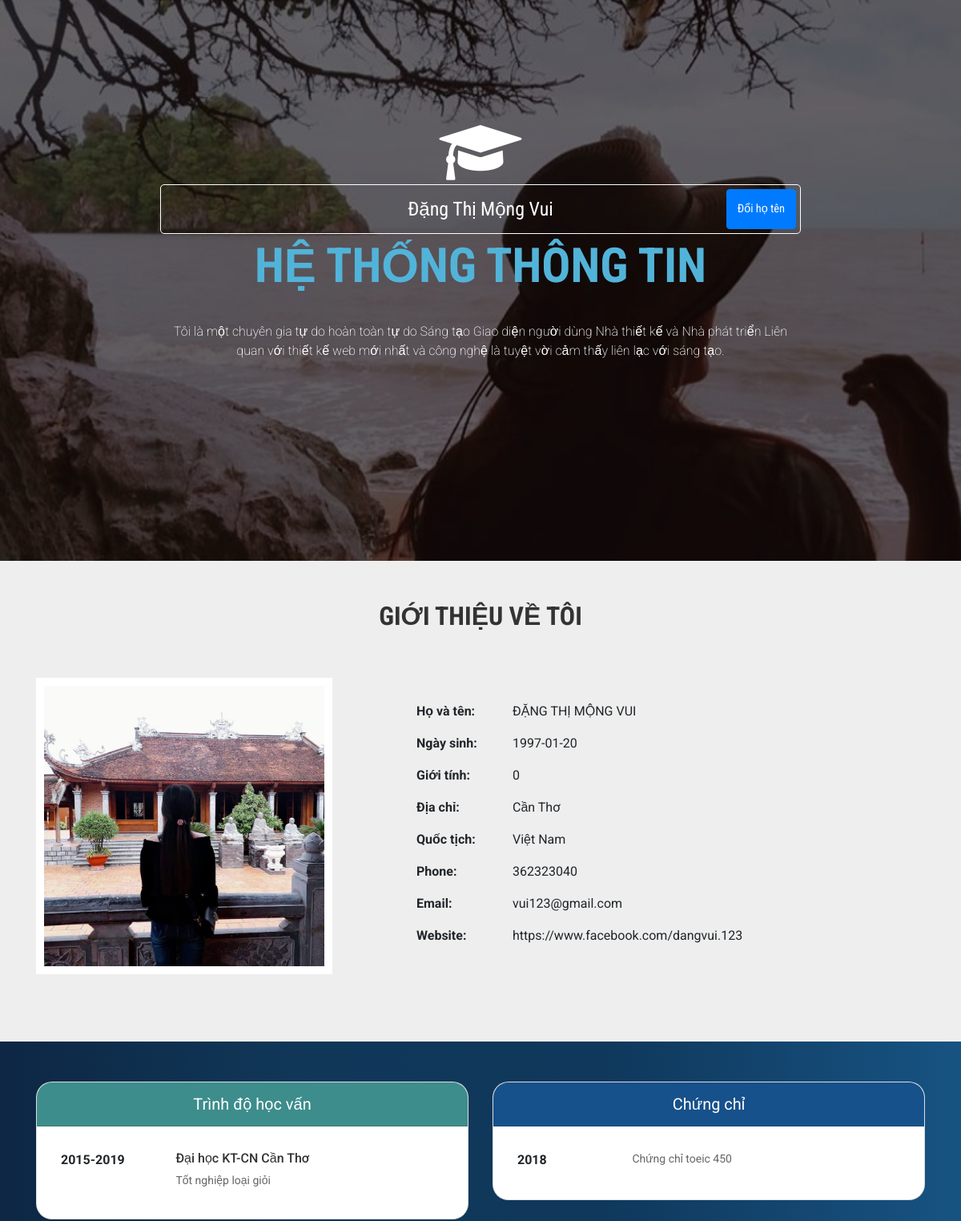
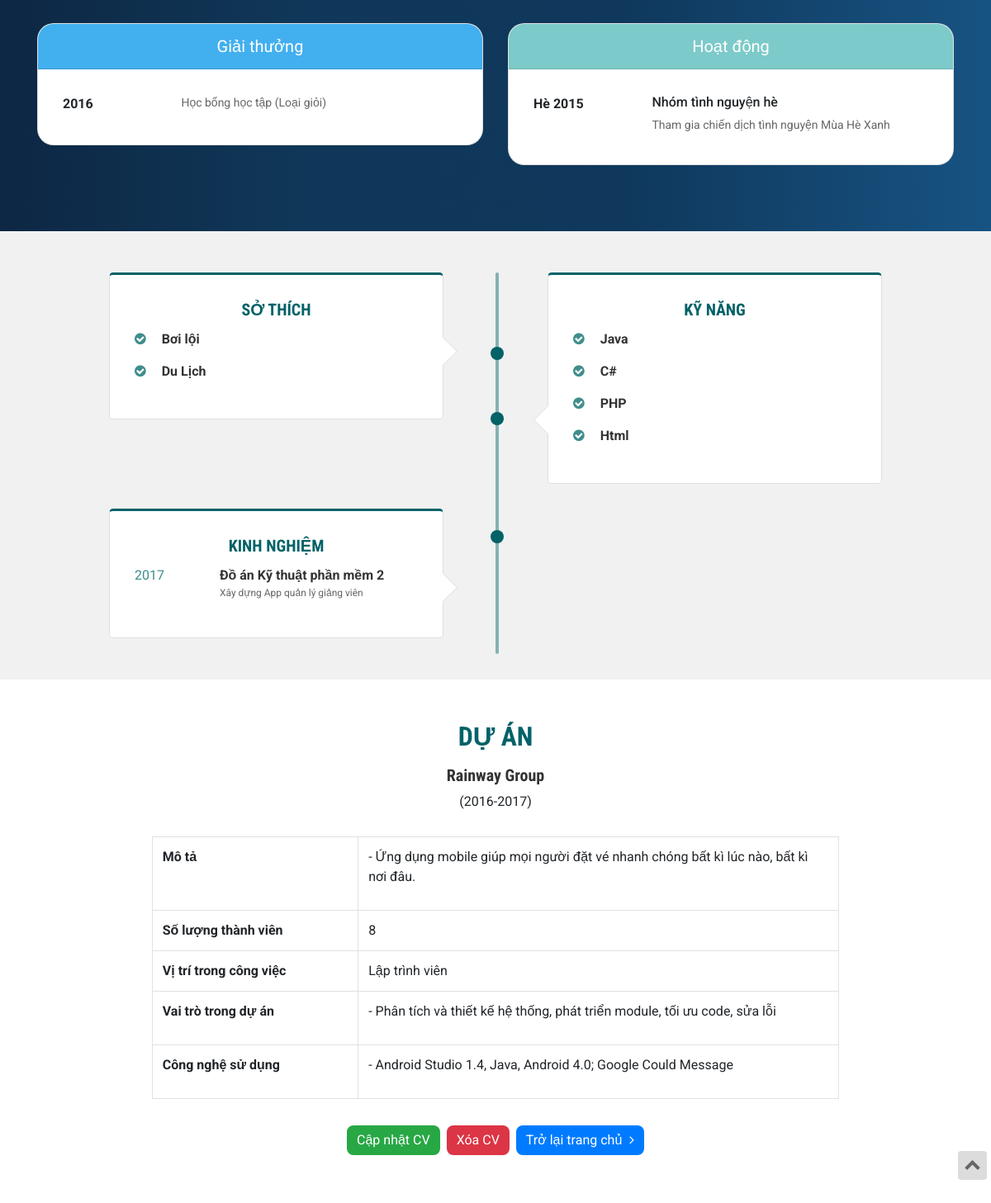
Page /views/trangcv_canhan.php?id_tv=1 (signed in) on the committed database (2 pictures, top to bottom).
### tables this page shows
CREATE TABLE `tt_thanh_vien` (
  `id_tv` int(11) NOT NULL,
  `ngay_sinh` date NOT NULL,
  `gioi_tinh` int(1) NOT NULL,
  `phone` int(11) NOT NULL,
  `website` varchar(100) NOT NULL,
  `quoc_tich` varchar(50) NOT NULL,
  `hinh_anh` varchar(100) NOT NULL,
  `mo_ta_ngan` varchar(500) NOT NULL,
  `id_user` int(11) NOT NULL,
  `id_chuyen_nganh` varchar(5) NOT NULL,
  `id_tinh` int(11) NOT NULL
);

CREATE TABLE `user` (
  `id_user` int(11) NOT NULL,
  `ho_ten` varchar(50) NOT NULL,
  `email` varchar(50) NOT NULL,
  `pass` varchar(20) NOT NULL
);

CREATE TABLE `chuyen_nganh` (
  `id_chuyen_nganh` varchar(5) NOT NULL,
  `ten_chuyen_nganh` varchar(50) NOT NULL
);

CREATE TABLE `tinh_thanh` (
  `id_tinh` int(11) NOT NULL,
  `ten_tinh` varchar(50) NOT NULL
);

CREATE TABLE `hoc_van` (
  `id_hv` int(11) NOT NULL,
  `time` varchar(50) NOT NULL,
  `noi_hoc` varchar(100) NOT NULL,
  `chi_tiet` varchar(100) NOT NULL,
  `id_tv` int(11) NOT NULL
);

CREATE TABLE `chung_chi` (
  `id_chung_chi` int(11) NOT NULL,
  `ten_chung_chi` varchar(100) NOT NULL,
  `time` varchar(50) NOT NULL,
  `id_tv` int(11) NOT NULL
);

CREATE TABLE `giai_thuong` (
  `id_giai_thuong` int(11) NOT NULL,
  `ten_giai_thuong` varchar(100) NOT NULL,
  `time` varchar(50) NOT NULL,
  `id_tv` int(11) NOT NULL
);

CREATE TABLE `hoat_dong` (
  `id_hoat_dong` int(11) NOT NULL,
  `time` varchar(50) NOT NULL,
  `ten_hoat_dong` varchar(100) NOT NULL,
  `noi_dung` varchar(200) NOT NULL,
  `id_tv` int(11) NOT NULL
);

CREATE TABLE `tt_so_thich` (
  `id_so_thich` int(11) NOT NULL,
  `id_tv` int(11) NOT NULL
);

CREATE TABLE `so_thich` (
  `id_so_thich` int(11) NOT NULL,
  `ten_so_thich` varchar(100) NOT NULL
);

CREATE TABLE `tt_ky_nang` (
  `id_tv` int(11) NOT NULL,
  `id_kn` int(11) NOT NULL
);

CREATE TABLE `ky_nang` (
  `id_kn` int(11) NOT NULL,
  `ten_ky_nang` varchar(100) NOT NULL
);

CREATE TABLE `kinh_nghiem` (
  `id_kinh_nghiem` int(11) NOT NULL,
  `time` varchar(20) NOT NULL,
  `noi_lam` varchar(100) NOT NULL,
  `chi_tiet` varchar(100) NOT NULL,
  `id_tv` int(11) NOT NULL
);

CREATE TABLE `du_an` (
  `id_du_an` int(11) NOT NULL,
  `ten_du_an` varchar(100) NOT NULL,
  `time` varchar(15) NOT NULL,
  `mo_ta` varchar(500) NOT NULL,
  `so_luong` int(2) NOT NULL,
  `vi_tri_cong_viec` varchar(50) NOT NULL,
  `vai_tro` varchar(200) NOT NULL,
  `cong_nghe` varchar(200) NOT NULL,
  `id_tv` int(11) NOT NULL
);

### views/trangcv_canhan.php (the view, shortened to what this page needs)
<?php
include '../models/connect.php';
$id_tv=$_GET['id_tv'];
?>
<!DOCTYPE html>
<html>
<head>
	<link rel="stylesheet" href="https://cdnjs.cloudflare.com/ajax/libs/font-awesome/4.7.0/css/font-awesome.min.css">
	<link rel="stylesheet" href="https://stackpath.bootstrapcdn.com/bootstrap/4.1.3/css/bootstrap.min.css">
	<link rel="stylesheet" href="../assets/css/style.css">
</head>
<body>
	<div class="fix-phai">
		<a href="#" class="btn len-tren"><i class="fa fa-chevron-up"></i></a>
	</div>
	<div class="container-fluid phan-1">
		<img src="../assets/img/3.jpg" alt="" class="layer-1">
		<div class="layer-2"></div>
		<div class="layer-3">
			<?php
			$query = "select * from user,tt_thanh_vien,chuyen_nganh where tt_thanh_vien.id_user=user.id_user and tt_thanh_vien.id_chuyen_nganh=chuyen_nganh.id_chuyen_nganh and id_tv='$id_tv' ";
			$result = mysqli_query($connect,$query);
			foreach ($result as  $document) {
				?>
				<i class="fa fa-graduation-cap" style="font-size:80px;"></i>
				<h2 style="position: relative; width: 80%; margin: auto;">
					<input type="text" value="<?php echo $document['ho_ten']; ?>" name="ho_ten" style="text-transform: none; border: 1px solid; border-radius: 5px;" class="ho-ten" id="hoten" onchange="load_ajax()">
					<input class="btn btn-primary" type="button" name="clickme" id="clickme" onclick="load_ajax()" value="Đổi họ tên" style="position: absolute; top: 6px; right: 6px; padding: 13px; font-size: 0.6em;"/>
				</h2>
				<h1><?php echo $document['ten_chuyen_nganh']; ?></h1>
				<p><?php echo $document['mo_ta_ngan'];?></p>
					<?php
				}
				?>
			</div>
		</div>
		<div class="phan-2">
			<div class="container">
				<div class="row">
					<div class="col-md-12 tieu-de">
						<h2>Giới thiệu về tôi</h2>
					</div>
					<div class="col-md-5 anh">
						<div class="khung-anh">
							<?php
							$query = "select * from user,tt_thanh_vien,chuyen_nganh where tt_thanh_vien.id_user=user.id_user and id_tv='$id_tv' ";
							$result = mysqli_query($connect,$query);
							foreach ($result as $document) {
								?>
								<img src="<?php echo $document['hinh_anh'];?>" alt="">
							<?php }
							?>
						</div>
					</div>
					<div class="col-md-7 content">
						<?php
						$query = "select * from tt_thanh_vien, tinh_thanh, user
						where tt_thanh_vien.id_tinh=tinh_thanh.id_tinh
						and tt_thanh_vien.id_user=user.id_user
						and id_tv='$id_tv' ";
						$result = mysqli_query($connect,$query);
						foreach ($result as $document) {
							?>
							<p><span>Họ và tên:</span><small class="ho-ten"><?php echo $document['ho_ten'];?></small></p>
							<p><span>Ngày sinh:</span><?php echo $document['ngay_sinh'];?></p>
							<p><span>Giới tính:</span><?php echo $document['gioi_tinh'];?></p>
							<p><span>Địa chỉ:</span><?php echo $document['ten_tinh'];?></p>
							<p><span>Quốc tịch:</span><?php echo $document['quoc_tich'];?></p>
							<p><span>Phone:	</span><?php echo $document['phone'];?></p>
							<p><span>Email:</span><?php echo $document['email'];?></p>
							<p><span>Website:</span><?php echo $document['website'];?></p>
							<?php
						}
						?>
					</div>
				</div>
			</div>
		</div>
		<div id="particles-js" class="phan-3">
			<div class="container noflow">
				<div class="row">
					<div class="col-md-6">
						<div class="card hoc-van">
							<div class="card-header ">
								Trình độ học vấn
							</div>
							<div class="card-body">
								<?php
								$query = "select * from tt_thanh_vien,hoc_van where tt_thanh_vien.id_tv=hoc_van.id_tv and tt_thanh_vien.id_tv='$id_tv' ";
								$result = mysqli_query($connect,$query);
								foreach ($result as $document) {
									?>
									<div class="mot-field">
										<div class="nam"><?php echo $document['time'];?></div>
										<div class="noidung">
											<p><h6 class="td"><?php echo $document['noi_hoc'];?></h6></p>
											<p><?php echo $document['chi_tiet'];?></p>
										</div>
									</div>
								<?php } ?>
							</div>
						</div>
					</div>
					<div class="col-md-6">
						<div class="card chung-chi">
							<div class="card-header ">
								Chứng chỉ
							</div>
							<div class="card-body">
								<?php
								$query = "select * from tt_thanh_vien,chung_chi where tt_thanh_vien.id_tv=chung_chi.id_tv and tt_thanh_vien.id_tv='$id_tv'";
								$result = mysqli_query($connect,$query);
								foreach ($result as $document) {
									?>
									<div class="mot-field">
										<div class="nam"><?php echo $document['time']; ?></div>
										<div class="noidung">
											<p><?php echo $document['ten_chung_chi']; ?></p>
										</div>
									</div>
								<?php } ?>
							</div>
						</div>
					</div>
					<div class="col-md-6">
						<div class="card giai-thuong">
							<div class="card-header ">
								Giải thưởng
							</div>
							<div class="card-body">
								<?php
								$query = "select * from tt_thanh_vien,giai_thuong where tt_thanh_vien.id_tv=giai_thuong.id_tv and tt_thanh_vien.id_tv='$id_tv' ";
								$result = mysqli_query($connect,$query);
								foreach ($result as $document) {
									?>
									<div class="mot-field">
										<div class="nam"><?php echo $document['ten_giai_thuong']; ?></div>
										<div class="noidung">
											<p><?php echo $document['time']; ?></p>
										</div>
									</div>
								<?php } ?>
							</div>
						</div>
					</div>
					<div class="col-md-6">
						<div class="card hoat-dong">
							<div class="card-header ">
								Hoạt động
							</div>
							<div class="card-body">
								<?php
								$query = "select * from tt_thanh_vien,hoat_dong where tt_thanh_vien.id_tv=hoat_dong.id_tv and tt_thanh_vien.id_tv='$id_tv' ";
								$result = mysqli_query($connect,$query);
								foreach ($result as $document) {
									?>
									<div class="mot-field">
										<div class="nam"><?php echo $document['time']; ?></div>
										<div class="noidung">
											<p><h6><?php echo $document['ten_hoat_dong']; ?></h6></p>
											<p><?php echo $document['noi_dung']; ?></p>
										</div>
									</div>
								<?php } ?>
							</div>
						</div>
					</div>
				</div>
			</div>
		</div>
		<div class="phan-4">
			<div class="container">
				<div class="row">
					<div class="ke-doc">
						<div class="hinh-tron mid-1"></div>
						<div class="hinh-tron mid-2"></div>
						<div class="hinh-tron mid-3"></div>
					</div>
					<div class="col-md-6 so-thich">
						<div class="card w-75 float-right mr-5">
							<div class="hinh-vuong"></div>
							<div class="card-body">
								<h5 class="card-title">SỞ THÍCH</h5>
								<div class="noidung">
									<?php
									$query = "select * from tt_thanh_vien, so_thich,tt_so_thich where tt_thanh_vien.id_tv=tt_so_thich.id_tv and so_thich.id_so_thich=tt_so_thich.id_so_thich and tt_thanh_vien.id_tv='$id_tv'";
									$result = mysqli_query($connect,$query);
									foreach ($result as $document) {
										?>
										<div class="mot-tin">
											<i class="fa fa-check-circle"></i>
											<span class="td"><?php echo $document['ten_so_thich'];?></span> <br>
										</div>
									<?php } ?>
								</div>
							</div>
						</div>
					</div>
					<div class="col-md-6 ky-nang ">
						<div class="card w-75 float-left ml-5">
							<div class="hinh-vuong"></div>
							<div class="card-body">
								<h5 class="card-title">KỸ NĂNG</h5>
								<div class="noidung">
									<?php
									$query = "select * from tt_thanh_vien, ky_nang,tt_ky_nang where tt_thanh_vien.id_tv=tt_ky_nang.id_tv and ky_nang.id_kn=tt_ky_nang.id_kn and tt_thanh_vien.id_tv='$id_tv'";
									$result = mysqli_query($connect,$query);
									foreach ($result as $document) {
										?>
										<div class="mot-tin">
											<i class="fa fa-check-circle"></i>
											<span class="td"><?php echo $document['ten_ky_nang']; ?></span>
										</div>
									<?php } ?>
								</div>
							</div>
						</div>
					</div>
					<div class="col-md-6 kinh-nghiem ">
						<div class="card w-75 float-right mr-5">
							<div class="hinh-vuong"></div>
							<div class="card-body">
								<h5 class="card-title">KINH NGHIỆM</h5>
								<div class="noidung">
									<?php
									$query = "select * from tt_thanh_vien, kinh_nghiem
									where tt_thanh_vien.id_tv=kinh_nghiem.id_tv and tt_thanh_vien.id_tv='$id_tv'";
									$result = mysqli_query($connect,$query);
									foreach ($result as $document) {
										?>
										<div class="mot-tin">
											<span class="nam"><?php echo $document['time']; ?></span>
											<span class="td"><?php echo $document['noi_lam']; ?></span>
											<span class="chitiet"><?php echo $document['chi_tiet']; ?></span>
										</div>
									<?php } ?>
								</div>
							</div>
						</div>
					</div>
				</div>
			</div>
		</div>
		<div class="phan-5">
			<div class="container">
				<div class="row">
					<?php
					$query = "select * from tt_thanh_vien,du_an where tt_thanh_vien.id_tv=du_an.id_tv and tt_thanh_vien.id_tv='$id_tv'";
					$result = mysqli_query($connect,$query);
					foreach ($result as $document) {
						?>
						<div class="col-md-12 tieu-de">
							<h2>DỰ ÁN</h2>
							<h5><?php echo $document['ten_du_an']; ?></h5>
							<span><?php echo $document['time']; ?></span>
						</div>
						<div class="col-md-12">
							<table class="table table-bordered w-75 m-auto">
								<tbody>
									<tr>
										<th>Mô tả</th>
										<td>
											<p><?php echo $document['mo_ta']; ?></p>
										</td>
									</tr>
									<tr>
										<th>Số lượng thành viên</th>
										<td><?php echo $document['so_luong']; ?></td>
									</tr>
									<tr>
										<th>Vị trí trong công việc</th>
										<td><?php echo $document['vi_tri_cong_viec']; ?></td>
									</tr>
									<tr>
										<th>Vai trò trong dự án</th>
										<td>
											<p><?php echo $document['vai_tro']; ?></p>
										</td>
									</tr>
									<tr>
										<th>Công nghệ sử dụng</th>
										<td>
											<p><?php echo $document['cong_nghe']; ?></p>
										</td>
									</tr>
								</tbody>
							</table>
						</div>
					<?php } ?>
					<div class="col-md-12">
						<center>
							<a href="update_cv.php?id_tv=<?php echo $document['id_tv'];?>" class="btn btn-success" >Cập nhật CV</a>
							<a href="#" class="btn btn-danger" >Xóa CV</a>
							<a href="index_canhan.php" class="btn btn-primary" >Trở lại trang chủ <i class="fa fa-angle-right"></i> </a>
						</center>
					</div>
				</div>
			</div>
		</div>
	</body>
	</html>

### rows in the picture
tt_thanh_vien: ho_ten "Đặng Thị Mộng Vui", id_chuyen_nganh.ten_chuyen_nganh "HỆ THỐNG THÔNG TIN", mo_ta_ngan "Tôi là một chuyên gia tự do hoàn toàn tự do Sáng tạo Giao diện người dùng Nhà thiết kế và Nhà phát triển Liên quan với thiết kế web mới nhất và công nghệ là tuyệt vời cảm thấy liên lạc với sáng tạo.", hinh_anh (picture), id_user.ho_ten "ĐẶNG THỊ MỘNG VUI", ngay_sinh "1997-01-20", gioi_tinh "0", id_tinh.ten_tinh "Cần Thơ", quoc_tich "Việt Nam", phone "362323040", id_user.email "vui123@gmail.com", website "https://www.facebook.com/dangvui.123"
hoc_van: time "2015-2019", noi_hoc "Đại học KT-CN Cần Thơ", chi_tiet "Tốt nghiệp loại giỏi"
chung_chi: time "2018", ten_chung_chi "Chứng chỉ toeic 450"
giai_thuong: ten_giai_thuong "2016", time "Học bổng học tập (Loại giỏi)"
hoat_dong: time "Hè 2015", ten_hoat_dong "Nhóm tình nguyện hè", noi_dung "Tham gia chiến dịch tình nguyện Mùa Hè Xanh"
tt_so_thich: id_so_thich.ten_so_thich "Bơi lội"
tt_so_thich: id_so_thich.ten_so_thich "Du Lịch"
tt_ky_nang: id_kn.ten_ky_nang "Java"
tt_ky_nang: id_kn.ten_ky_nang "C#"
tt_ky_nang: id_kn.ten_ky_nang "PHP"
tt_ky_nang: id_kn.ten_ky_nang "Html"
kinh_nghiem: time "2017", noi_lam "Đồ án Kỹ thuật phần mềm 2", chi_tiet "Xây dựng App quản lý giảng viên"
du_an: ten_du_an "Rainway Group", time "(2016-2017)", mo_ta "- Ứng dụng mobile giúp mọi người đặt vé nhanh chóng bất kì lúc nào, bất kì nơi đâu.", so_luong "8", vi_tri_cong_viec "Lập trình viên", vai_tro "- Phân tích và thiết kế hệ thống, phát triển module, tối ưu code, sửa lỗi", cong_nghe "- Android Studio 1.4, Java, Android 4.0; Google Could Message"
